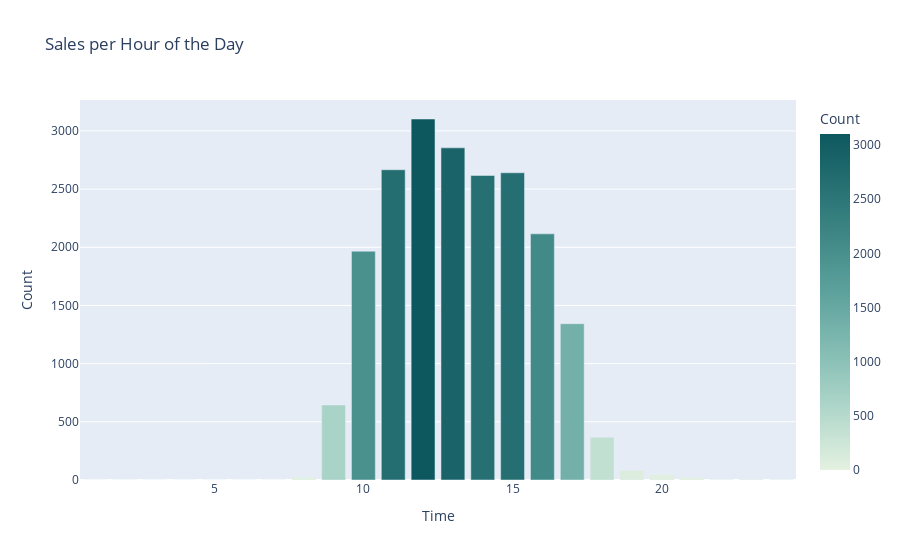

The notebook cell this image was saved under:
### Code cell
countbyHour = pd.DataFrame({"Time":range(1, 25)})
countbyHour["Count"] = df.groupby(df.DateTime.dt.hour.sort_values(ascending=True))["Item"].count()
countbyHour["Count"] = countbyHour["Count"].fillna(0)
fig = px.bar(countbyHour, x = "Time", y = "Count", title = "Sales per Hour of the Day", color=countbyHour["Count"], color_continuous_scale=px.colors.sequential.Mint)
fig.show()

### Figure 1 — Plotly figure (JSON) as saved in the notebook; plotly's stock layout.template omitted (floating-point values rounded to 4 significant figures)
{"data": [{"alignmentgroup": "True", "hovertemplate": "Time=%{x}<br>Count=%{marker.color}<extra></extra>", "legendgroup": "", "marker": {"color": [0, 1, 0, 0, 0, 0, 0, 24, 645, 1966, 2666, 3102, 2854, 2617, 2640, 2115, 1343, 368, 82, 48, 22, 3, 8, 3], "coloraxis": "coloraxis", "pattern": {"shape": ""}}, "name": "", "offsetgroup": "", "orientation": "v", "showlegend": false, "textposition": "auto", "type": "bar", "x": [1, 2, 3, 4, 5, 6, 7, 8, 9, 10, 11, 12, 13, 14, 15, 16, 17, 18, 19, 20, 21, 22, 23, 24], "xaxis": "x", "y": [0, 1, 0, 0, 0, 0, 0, 24, 645, 1966, 2666, 3102, 2854, 2617, 2640, 2115, 1343, 368, 82, 48, 22, 3, 8, 3], "yaxis": "y"}], "layout": {"barmode": "relative", "coloraxis": {"colorbar": {"title": {"text": "Count"}}, "colorscale": [[0, "rgb(228, 241, 225)"], [0.1667, "rgb(180, 217, 204)"], [0.3333, "rgb(137, 192, 182)"], [0.5, "rgb(99, 166, 160)"], [0.6667, "rgb(68, 140, 138)"], [0.8333, "rgb(40, 114, 116)"], [1, "rgb(13, 88, 95)"]]}, "legend": {"tracegroupgap": 0}, "title": {"text": "Sales per Hour of the Day"}, "xaxis": {"anchor": "y", "domain": [0, 1], "title": {"text": "Time"}}, "yaxis": {"anchor": "x", "domain": [0, 1], "title": {"text": "Count"}}}}
